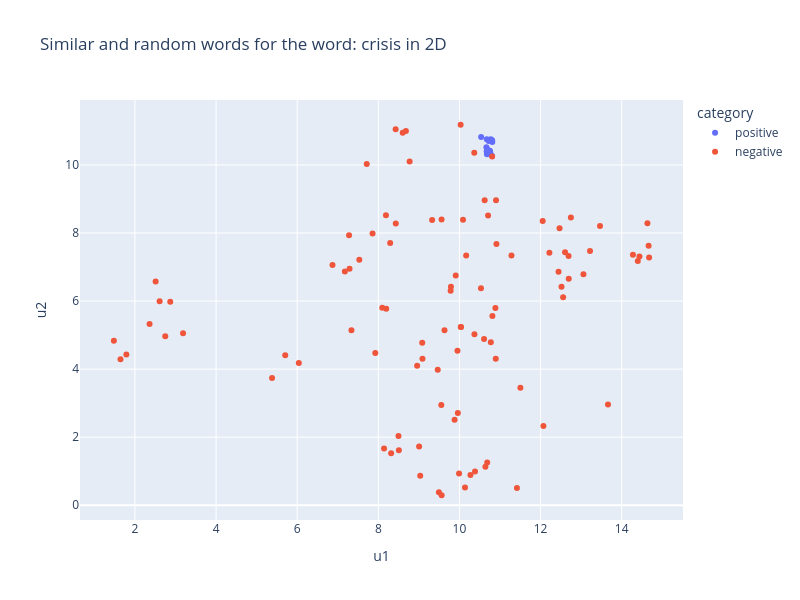

Write notebook code for a chart like this one.
### Markdown cell above
Similar words to the environmental, social and governance topic make perfect sense.

### Code cell
import umap

dim_reducer = umap.UMAP(n_components=2, metric = "cosine")
dim_reducer.fit(word_vectors.get_normed_vectors())
fig = plot_similar_words_2d("crisis", 20, word_vectors, dim_reducer)
fig.show()

### Figure 1 — Plotly figure (JSON) as saved in the notebook; plotly's stock layout.template omitted (floating-point values rounded to 4 significant figures)
{"data": [{"hovertemplate": "<b>%{hovertext}</b><br><br>category=positive<br>u1=%{x}<br>u2=%{y}<extra></extra>", "hovertext": ["turmoil", "recession", "crises", "downturn", "pandemic", "covid", "slowdown", "unprecedented", "tightening", "outbreak", "economy", "recessionary", "lingering", "macroeconomic", "deteriorating", "instability", "worsening", "coronavirus", "dislocation", "dislocations"], "legendgroup": "positive", "marker": {"color": "#636efa", "symbol": "circle"}, "mode": "markers", "name": "positive", "orientation": "v", "showlegend": true, "type": "scatter", "x": [10.67, 10.75, 10.67, 10.68, 10.81, 10.72, 10.8, 10.75, 10.76, 10.77, 10.71, 10.7, 10.74, 10.67, 10.71, 10.53, 10.71, 10.81, 10.75, 10.69], "xaxis": "x", "y": [10.52, 10.42, 10.75, 10.31, 10.67, 10.7, 10.27, 10.39, 10.38, 10.76, 10.37, 10.4, 10.36, 10.4, 10.36, 10.82, 10.34, 10.73, 10.36, 10.46], "yaxis": "y"}, {"hovertemplate": "<b>%{hovertext}</b><br><br>category=negative<br>u1=%{x}<br>u2=%{y}<extra></extra>", "hovertext": ["sched", "ugas", "collectibles", "salle", "plers", "disagreed", "biod", "dpler", "recruitment", "ldr", "umber", "nys", "reinsurers", "finisar", "amune", "golub", "adata", "galileo", "originators", "maidstone", "slee", "partners", "brazing", "usgovernmentsponsoredenterprises", "constric", "omniab", "shortfalls", "starting", "serviceable", "beings", "hur", "verastem", "shenandoah", "rox", "ndc", "trapped", "dissol", "gassegmentmember", "sior", "vpc", "constructionandlanddevelopment", "kog", "arena", "lihood", "cyx", "lomb", "lucer", "insec", "coalmember", "oncor", "resolved", "eco", "nuo", "pressur", "lloy", "docsis", "filippo", "acbb", "unlocking", "endow", "certiorari", "apu", "abatements", "stranded", "administrator", "strath", "ogen", "seriesofindividuallyimmaterial", "risperidone", "tv", "hne", "eafe", "talis", "vontier", "verint", "pwc", "oradur", "majo", "rated", "classb", "mccrea", "bux", "lf", "correction", "resem", "ameh", "albu", "wich", "confirmations", "part", "graduate", "adversaries", "foss", "championships", "occi", "gmac", "sellers", "behavi", "veneers", "asct"], "legendgroup": "negative", "marker": {"color": "#EF553B", "symbol": "circle"}, "mode": "markers", "name": "negative", "orientation": "v", "showlegend": true, "type": "scatter", "x": [10.17, 13.66, 9.908, 8.497, 12.22, 8.601, 14.68, 8.195, 9.559, 13.22, 8.316, 7.532, 7.176, 9.951, 14.66, 7.926, 10.04, 10.37, 7.278, 9.033, 11.28, 8.43, 12.52, 2.87, 10.81, 9.088, 10.37, 8.771, 10.91, 12.75, 10.38, 8.957, 8.141, 11.5, 9.632, 12.6, 13.06, 3.187, 9.494, 10.81, 2.51, 10.68, 10.09, 10.71, 5.705, 9.465, 5.38, 6.041, 2.748, 8.097, 8.68, 10.77, 12.07, 12.44, 1.643, 10.53, 9.561, 2.609, 10.62, 12.69, 8.427, 10.89, 8.188, 13.47, 7.858, 9.006, 12.69, 2.361, 14.44, 9.79, 10.27, 7.291, 10.61, 9.082, 10.03, 11.42, 14.4, 9.88, 6.87, 1.789, 10.14, 9.99, 10.9, 12.47, 12.05, 1.481, 14.28, 8.506, 9.326, 7.715, 9.96, 10.03, 10.64, 9.783, 9.553, 7.338, 8.292, 10.9, 12.56, 14.63], "xaxis": "x", "y": [7.337, 2.962, 6.753, 2.035, 7.422, 10.95, 7.279, 5.778, 8.399, 7.473, 1.531, 7.211, 6.869, 4.539, 7.627, 4.471, 5.234, 5.028, 7.932, 0.8694, 7.34, 8.276, 6.418, 5.979, 10.25, 4.302, 10.36, 10.1, 7.674, 8.456, 0.9932, 4.097, 1.666, 3.452, 5.139, 7.436, 6.788, 5.058, 0.381, 5.561, 6.577, 1.257, 8.391, 8.514, 4.405, 3.982, 3.739, 4.178, 4.969, 5.804, 11.0, 4.79, 2.327, 6.862, 4.29, 6.379, 0.2939, 5.997, 8.964, 7.323, 11.05, 5.798, 8.521, 8.205, 7.986, 1.725, 6.654, 5.327, 7.309, 6.42, 0.8866, 6.947, 4.883, 4.775, 5.238, 0.5048, 7.177, 2.513, 7.061, 4.428, 0.5194, 0.9319, 4.303, 8.141, 8.356, 4.836, 7.362, 1.62, 8.386, 10.03, 2.713, 11.18, 1.133, 6.302, 2.948, 5.14, 7.71, 8.96, 6.112, 8.289], "yaxis": "y"}], "layout": {"height": 600, "legend": {"title": {"text": "category"}, "tracegroupgap": 0}, "title": {"text": "Similar and random words for the word: crisis in 2D"}, "width": 800, "xaxis": {"anchor": "y", "domain": [0, 1], "title": {"text": "u1"}}, "yaxis": {"anchor": "x", "domain": [0, 1], "title": {"text": "u2"}}}}
